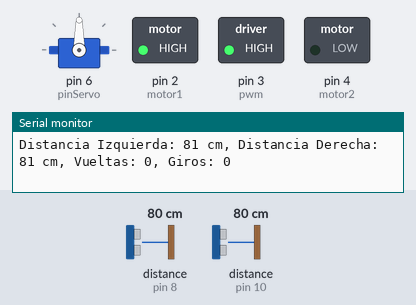
The sketch below on a simulated Arduino Leonardo, built with avr-gcc and run on an emulated ATmega32U4. Shown: servo, switched loads named in the sketch (green lamp = pin HIGH), the last lines printed to the serial monitor. The test bench sets the inputs (shaded band); at power-on: distance to the obstacle (sensors on pin 8, pin 10) 80 cm. The echo pulse lasts 58.3 µs per cm.

Above: at 1.2 s.
1.3 s: distance to the obstacle (sensor on pin 8) set to 63 cm
3.2 s: distance to the obstacle (sensor on pin 8) set to 56 cm
At 5.0 s:
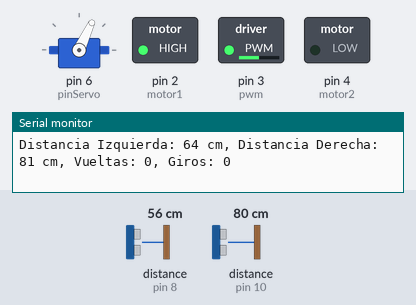
5.5 s: distance to the obstacle (sensor on pin 10) set to 72 cm
At 7.8 s:
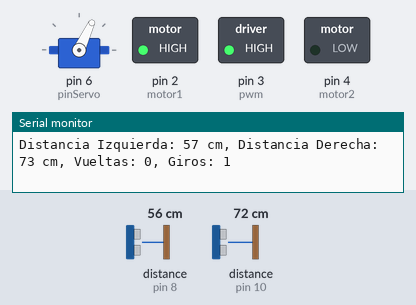
8.5 s: distance to the obstacle (sensor on pin 10) set to 41 cm
10.3 s: distance to the obstacle (sensor on pin 10) set to 33 cm
At 12.2 s:
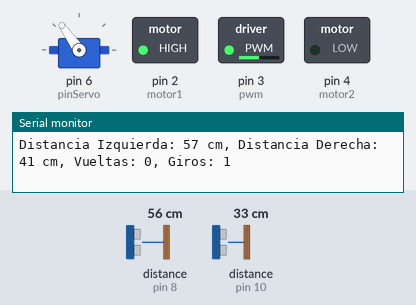
12.6 s: distance to the obstacle (sensor on pin 8) set to 18 cm
At 14.8 s:
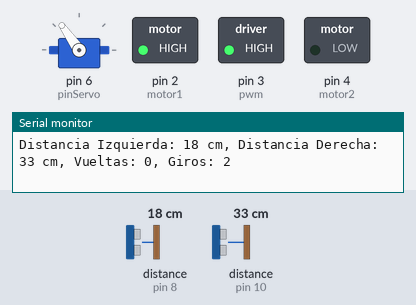
Timing chart, 0 to 16.3 s (numbered marks = the images above; inputs shaded):
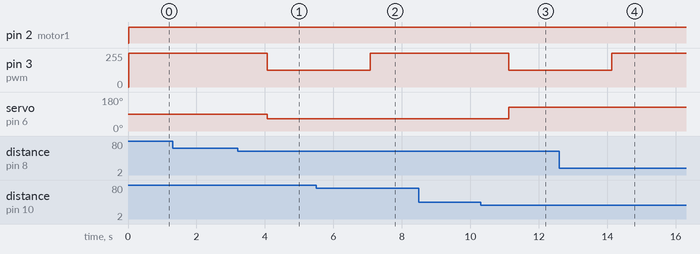

The sketch:

WRO_ANAyFRANCO.ino
```cpp
#include <Mouse.h>

#include <Servo.h>
#include <NewPing.h>

//variables para tomar como referencia
int distanciaInicialIzq = 0;
int distanciaInicialDer = 0;
// Definir pines para los motores L298
const int motor1 = 2;
const int motor2 = 4;
const int pwm = 3;
//para los giros y avances
unsigned long tiempoInicioAvance = 0;  // Variable para controlar el tiempo de avance
const unsigned long duracionAvance = 2000;  // Duración de avance en milisegundos (2 segundos)

// Definir pines para el servo SG90
const int pinServo = 6;
Servo servo;

// Definir pines para los sensores de ultrasonido
const int TRIG_PIN_1 = 7;
const int ECHO_PIN_1 = 8;
const int TRIG_PIN_2 = 9;
const int ECHO_PIN_2 = 10;

// Definir objetos de los sensores de ultrasonido
NewPing s_Izq(TRIG_PIN_1, ECHO_PIN_1, 200);
NewPing s_Der(TRIG_PIN_2, ECHO_PIN_2, 200);

// Definir variables para el contador de vueltas y giros
int contadorVueltas = 0;
int contadorGiros = 0;

void setup() {
  // Inicializar pines de los motores
  pinMode(motor1, OUTPUT);
  pinMode(motor2, OUTPUT);

  // Inicializar el servo
  servo.attach(pinServo);
  // Realizar mediciones iniciales para establecer la referencia
  distanciaInicialIzq = s_Izq.ping_cm();
  distanciaInicialDer = s_Der.ping_cm();
  // Inicializar la comunicación serial
  Serial.begin(9600);
}

void loop() {
  // Realizar mediciones de ultrasonido
  int distanciaIzq = s_Izq.ping_cm();
  int distanciaDer = s_Der.ping_cm();


  // Calcular la diferencia entre las distancias
  int diferenciaDistancias = abs(distanciaIzq - distanciaDer);
if (diferenciaDistancias < 20){
avanzar(255);
}
  // Determinar la dirección más larga
  if ((diferenciaDistancias > 20) && (distanciaIzq > distanciaDer)) {
    // Gira a la izquierda
    giraIzquierda();
    contadorGiros++;
    // Inicia el temporizador de avance
    tiempoInicioAvance = millis();
    // Avanza durante un período de tiempo
    while (millis() - tiempoInicioAvance < duracionAvance) {
      avanzar(127);
    }
  }
  if((diferenciaDistancias > 20) && (distanciaIzq < distanciaDer)) {
    // Gira a la derecha
    giraDerecha();
    contadorGiros++;
    tiempoInicioAvance = millis();
    // Avanza durante un período de tiempo
    while (millis() - tiempoInicioAvance < duracionAvance) {
      avanzar(127);
    }
  }

  // Verificar si se ha completado una vuelta
  if (contadorGiros >= 4) {
    contadorVueltas++;
    contadorGiros = 0;
  }


  // Imprimir información en la comunicación serial
  Serial.print("Distancia Izquierda: ");
  Serial.print(distanciaIzq);
  Serial.print(" cm, Distancia Derecha: ");
  Serial.print(distanciaDer);
  Serial.print(" cm, Vueltas: ");
  Serial.print(contadorVueltas);
  Serial.print(", Giros: ");
  Serial.println(contadorGiros);

  delay(1000);  // Esperar 1 segundo antes de la siguiente medición
}

void giraIzquierda() {
  servo.write(125);
}

void giraDerecha() {
  servo.write(65);
}
void avanzar(int pot) {
  analogWrite(pwm,pot);
 digitalWrite(motor1,HIGH);
 digitalWrite(motor2,LOW);
}
```

Measured:
- the behaviour switches between 60 and 59 cm on distance to the obstacle (sensor on pin 8) (found by bisection; images 0 and 1)
- the behaviour switches between 76 and 75 cm on distance to the obstacle (sensor on pin 10) (found by bisection; images 1 and 2)
- the behaviour switches between 37 and 36 cm on distance to the obstacle (sensor on pin 10) (found by bisection; images 2 and 3)
- after the input at 3.2 s, pin 3 (pwm): 255/255 → 127/255 after 0.87 s; servo on pin 6 (pinServo): 90° → 65° after 0.87 s
- after the input at 5.5 s, pin 3 (pwm): 127/255 → 255/255 after 1.6 s
- after the input at 10.3 s, pin 3 (pwm): 255/255 → 127/255 after 0.82 s; servo on pin 6 (pinServo): 65° → 125° after 0.82 s
- after the input at 12.6 s, pin 3 (pwm): 127/255 → 255/255 after 1.5 s
